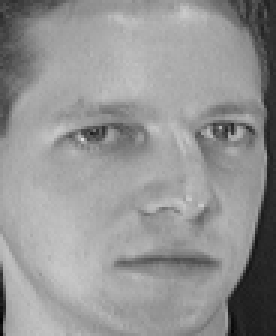
%> input picture Imgproc/图像处理学习/数字图像处理与机器视觉/chapter13/FaceRec/Data/ORL/s1/2.pgm, 92 x 112 px, given in place of 2.jpg, which was not available (shown 3 times larger)
$ octave own.m   (GNU Octave 9; MATLAB toolbox functions it lacks are replaced by stand-ins)
%> lines starting %> are read from the running program, lines starting %| are printed output that depends on the picture; pictures that were not available may be replaced by others from this repository, and a replacement may not be noted
% canny edge detection
% gradient for canny image
% stroke width detection
% connected component grouping.

clc;
clear all;
close all;
I=imread('2.jpg');
%> I is the input picture: size 112x92 uint8; min 2, max 223, mean 148
imshow(I);
I1=rgb2gray(I);
ed=edge(I1,'canny',0.4);
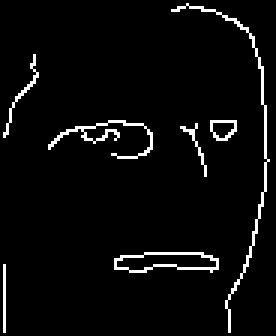
%> ed: size 112x92 logical (shown 3 times larger); 4.1% white in thin lines or dots
[gx gy]=gradient(double(ed),0.5);
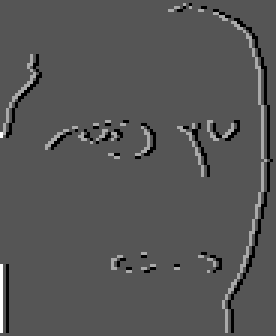
%> gx: size 112x92 double (shown 3 times larger); min -1, max 2, mean 0.00243; drawn with min black and max white
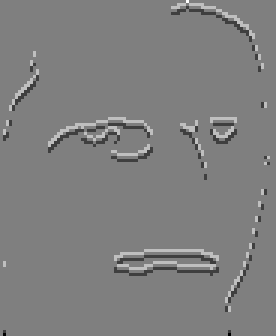
%> gy: size 112x92 double (shown 3 times larger); min -2, max 2, mean -9.7e-05; drawn with min black and max white
gm=sqrt(gx.^2+gy.^2);%计算每一点的梯度大小
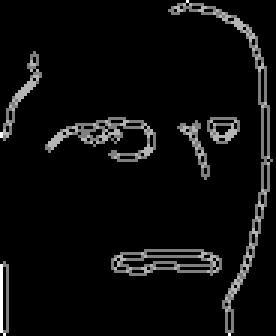
%> gm: size 112x92 double (shown 3 times larger); min 0, max 2, mean 0.104; drawn with min black and max white
gdp=atan2(gy,gx);%计算每一点的梯度方向
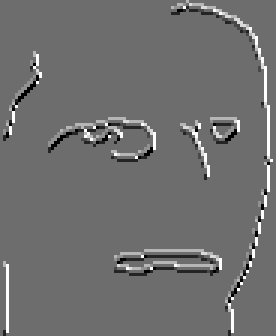
%> gdp: size 112x92 double (shown 3 times larger); min -2.36, max 3.14, mean 0.0468; drawn with min black and max white
figure;
imshow(gm);
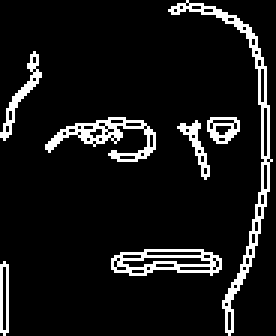
%> displayed picture: size 112x92, on the screen's scale of 0 to 255 (shown 3 times larger); 9% white in thin lines or dots
[r c]=size(gdp);
%> r = 112; c = 92
%if pixel p lies on the stroke boundary,then gdp(gradient direction) must be perpendicular to the orientation of the stroke
for i=1:r
  for j=1:c
    if gdp(i,j)==ed(i,j)
       ray(i,j)=gm(i,j)+1*gdp(i,j);
    end
  end
end
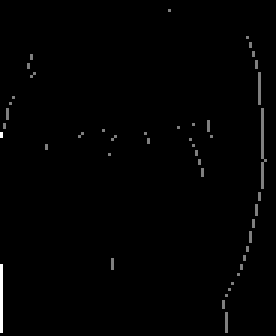
%> ray: size 112x92 double (shown 3 times larger); min 0, max 2, mean 0.0171; drawn with min black and max white

$ run again, with Imgproc/图像处理学习/数字图像处理与机器视觉/chapter13/FaceRec/Data/ORL/s1/1.pgm copied over Imgproc/图像处理学习/数字图像处理与机器视觉/chapter13/FaceRec/Data/ORL/s1/2.pgm
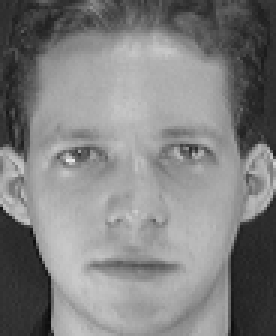
%> input picture Imgproc/图像处理学习/数字图像处理与机器视觉/chapter13/FaceRec/Data/ORL/s1/1.pgm, 92 x 112 px, given in place of 2.jpg, which was not available (shown 3 times larger)
%> I is the input picture: size 112x92 uint8; min 11, max 234, mean 128.3
%> `ed=edge(I1,'canny',0.4);`:
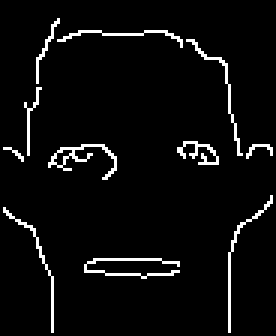
%> ed: size 112x92 logical (shown 3 times larger); 4.6% white in thin lines or dots
%> after the loop `for i=1:r`:
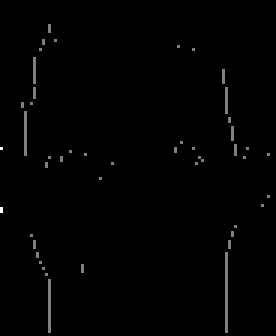
%> ray: size 112x92 double (shown 3 times larger); min 0, max 2, mean 0.015; drawn with min black and max white

$ run again, with Imgproc/图像处理学习/数字图像处理与机器视觉/chapter13/FaceRec/Data/ORL/s1/10.pgm copied over Imgproc/图像处理学习/数字图像处理与机器视觉/chapter13/FaceRec/Data/ORL/s1/2.pgm
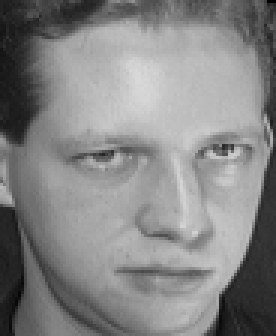
%> input picture Imgproc/图像处理学习/数字图像处理与机器视觉/chapter13/FaceRec/Data/ORL/s1/10.pgm, 92 x 112 px, given in place of 2.jpg, which was not available (shown 3 times larger)
%> I is the input picture: size 112x92 uint8; min 1, max 217, mean 132.8
%> `ed=edge(I1,'canny',0.4);`:
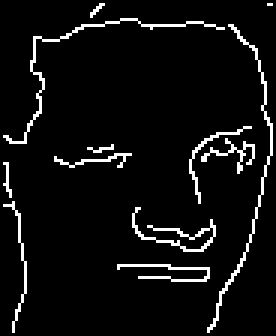
%> ed: size 112x92 logical (shown 3 times larger); 5.8% white in thin lines or dots
%> after the loop `for i=1:r`:
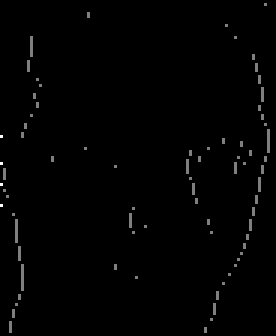
%> ray: size 112x92 double (shown 3 times larger); min 0, max 2, mean 0.0181; drawn with min black and max white

$ run again, with Imgproc/图像处理学习/数字图像处理与机器视觉/chapter13/FaceRec/Data/ORL/s1/4.pgm copied over Imgproc/图像处理学习/数字图像处理与机器视觉/chapter13/FaceRec/Data/ORL/s1/2.pgm
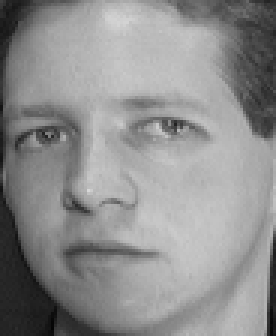
%> input picture Imgproc/图像处理学习/数字图像处理与机器视觉/chapter13/FaceRec/Data/ORL/s1/4.pgm, 92 x 112 px, given in place of 2.jpg, which was not available (shown 3 times larger)
%> I is the input picture: size 112x92 uint8; min 5, max 215, mean 142.1
%> ed: size 112x92 logical; 5.3% white in thin lines or dots
%> after the loop `for i=1:r`:
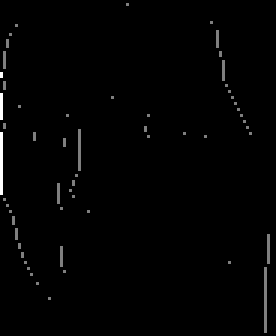
%> ray: size 112x92 double (shown 3 times larger); min 0, max 2, mean 0.0203; drawn with min black and max white
